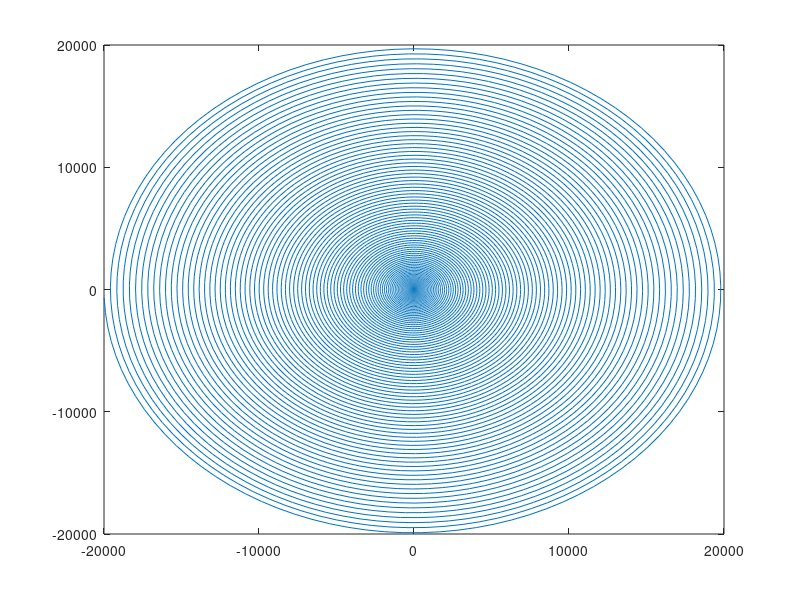

MATLAB code for this plot:
%w in von 0 - 1000 in 0.1 Schritten
w = 0:0.01:100
%Uebertragsfunktion fuer 1)
G = 2 * exp(-(6 * j .* w)) ./ j .* w .*(1 + 1 * j .* w)
plot(real(G), imag(G))